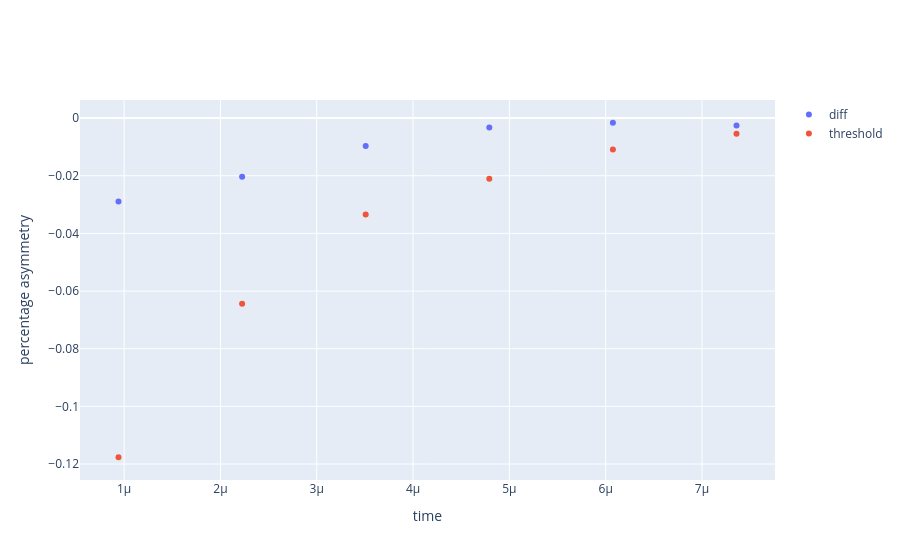

Notebook code cell kept with this figure:
### Code cell
range_pv = (3e-7 , 8e-6)

diff_bins = 6

count_g, edges_g = np.histogram(pv_g_refact, diff_bins, range=range_pv)
count_p, _ = np.histogram(pv_p_refact, diff_bins, range=range_pv)

count_g_nf, edges_nf = np.histogram(nf_g_refact, diff_bins, range=range_pv)
count_p_nf, _ = np.histogram(nf_p_refact, diff_bins, range=range_pv)

threshold = (count_g_nf - count_p_nf)/(len(nf_g_refact) + len(nf_p_refact))

edges_center = (edges_g[1:] + edges_g[:-1]) / 2

fig = go.Figure()
fig.add_trace(go.Scatter(x=edges_center, y=((count_g - count_p)/(len(pv_g_refact)+ len(pv_p_refact)))-threshold, mode="markers", name="diff"))
fig.add_trace(go.Scatter(x=edges_center, y=threshold, mode="markers", name="threshold"))
fig.update_layout(
    xaxis_title="time",
    yaxis_title="percentage asymmetry",
    showlegend=True
)
fig.show()


errors = [ error_prop(count_g[i] , count_p[i]) for i in range(len(count_g))]

range_pv = (3e-7 , 8e-6)

threshold = (count_g_nf - count_p_nf)/(count_g_nf + count_p_nf)

edges_center = (edges_g[1:] + edges_g[:-1]) / 2

fig = go.Figure()
fig.add_trace(go.Scatter(x=edges_center, y=((count_g - count_p)/(count_g+ count_p))-threshold, mode="markers", error_y=dict(type="data", array=errors, visible=True), name="diff"))
fig.add_trace(go.Scatter(x=edges_center, y=threshold, mode="markers", name="threshold"))
fig.update_layout(
    xaxis_title="time",
    yaxis_title="percentage asymmetry",
    showlegend=True
)
fig.show()

### Figure 1 — Plotly figure (JSON) as saved in the notebook; plotly's stock layout.template omitted (floating-point values rounded to 4 significant figures)
{"data": [{"mode": "markers", "name": "diff", "type": "scatter", "x": [9.417e-07, 2.225e-06, 3.508e-06, 4.792e-06, 6.075e-06, 7.358e-06], "y": [-0.0289, -0.02032, -0.00972, -0.003259, -0.001617, -0.002587]}, {"mode": "markers", "name": "threshold", "type": "scatter", "x": [9.417e-07, 2.225e-06, 3.508e-06, 4.792e-06, 6.075e-06, 7.358e-06], "y": [-0.1176, -0.0644, -0.03343, -0.021, -0.01092, -0.005401]}], "layout": {"showlegend": true, "xaxis": {"title": {"text": "time"}}, "yaxis": {"title": {"text": "percentage asymmetry"}}}}
